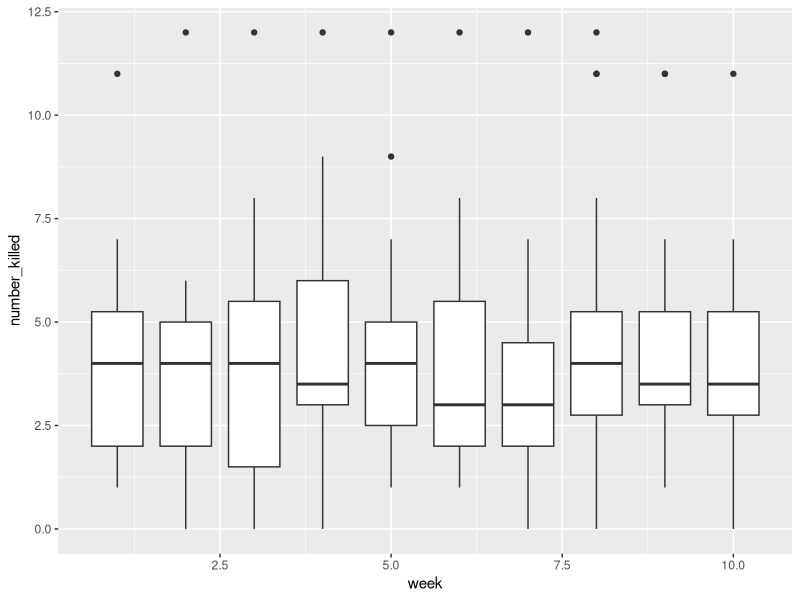
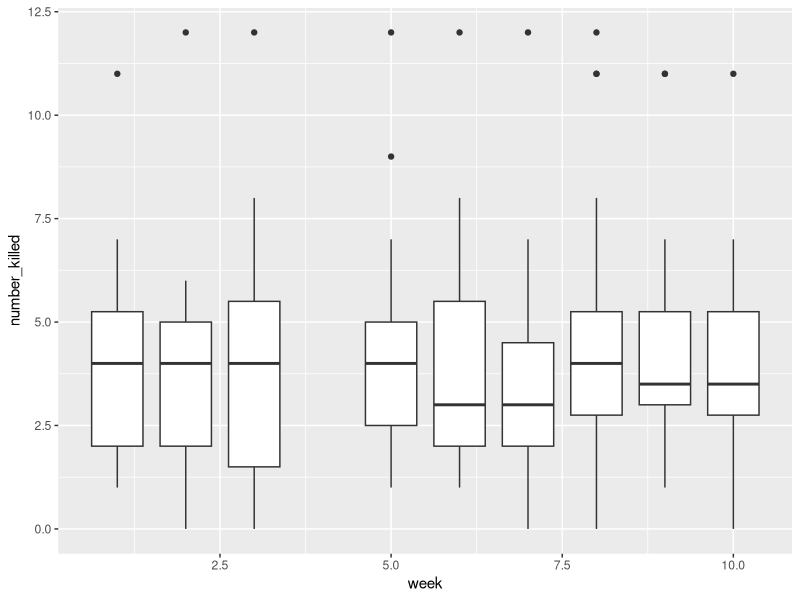
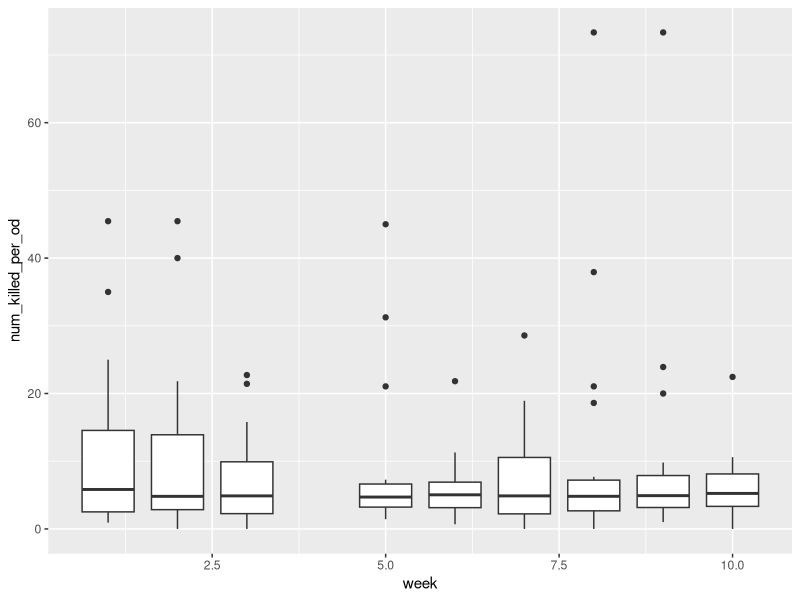
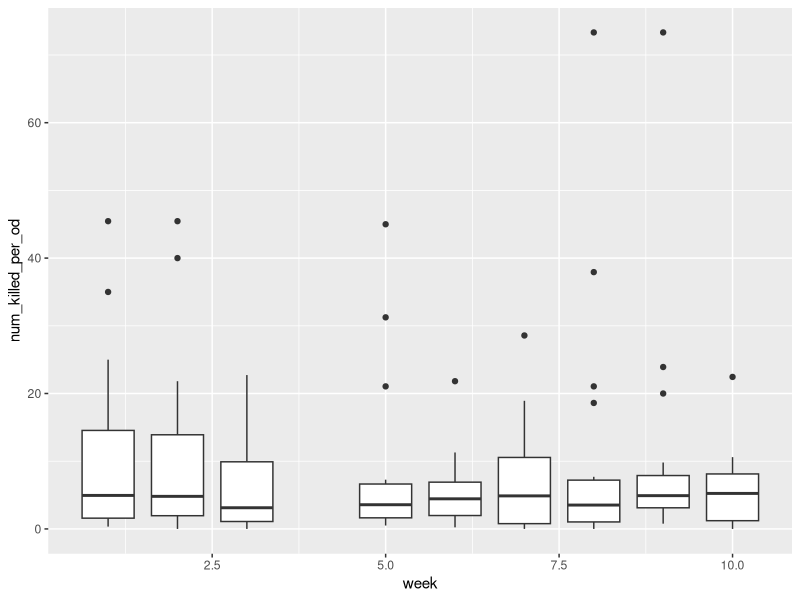

The R source for these figures, in order: (Note: this script raises an error after producing the figures.)
library(tidyverse)

# get data
results_df = read_csv('../data/iterate_results.csv')
tax_df = read_csv('../data/iterate_tax.csv', col_types = "cc")

# Plot mortality by week
results_df %>% 
  ggplot(aes(x=week, y=number_killed)) +
  geom_boxplot(aes(group=week))

# Actually, week 4 we had contamination problems with our 
# culture media. Throw out that week's results. They were 
# repeated in week 5.
results_df %>% 
  filter(week != 4) %>%
  ggplot(aes(x=week, y=number_killed)) +
  geom_boxplot(aes(group=week))

# Can we adjust mortality by dose? 
# Something like num_killed_per_od_unit
# Optical Density is a measure of culture
# turbidity (how much light is scattered ...
# i.e. how dense the cells have grown)
# of a bacterial culture
results2_df = results_df %>%
  filter(week != 4) %>%
  mutate(num_killed_per_od = number_killed / od)

results2_df %>%
  ggplot(aes(x=week, y=num_killed_per_od)) +
  geom_boxplot(aes(group=week))

# We need to take into account the diluted OD value 
# (OD is non-linear measure after ~1, so we replace with 
# OD of dilution and extrapolation)
results2_df = results_df %>%
  filter(week != 4) %>%
  mutate(adjusted_od = pmax(od, diluted_od, na.rm=TRUE),
         num_killed_per_od = number_killed / adjusted_od)

results2_df %>%
  ggplot(aes(x=week, y=num_killed_per_od)) +
  geom_boxplot(aes(group=week))

# Let's look at it by taxinomic group
# Join the tables and then plot
results3_df = results2_df %>% left_join(tax_df, by='id')

results3_df %>%
  ggplot(aes(x=taxonomy, y=num_killed_per_od, group=taxonomy)) +
  geom_violin(aes(group=taxonomy)) +
  geom_jitter(size=1.5, alpha=0.3) +
  theme(axis.text.x = element_text(angle=90))
